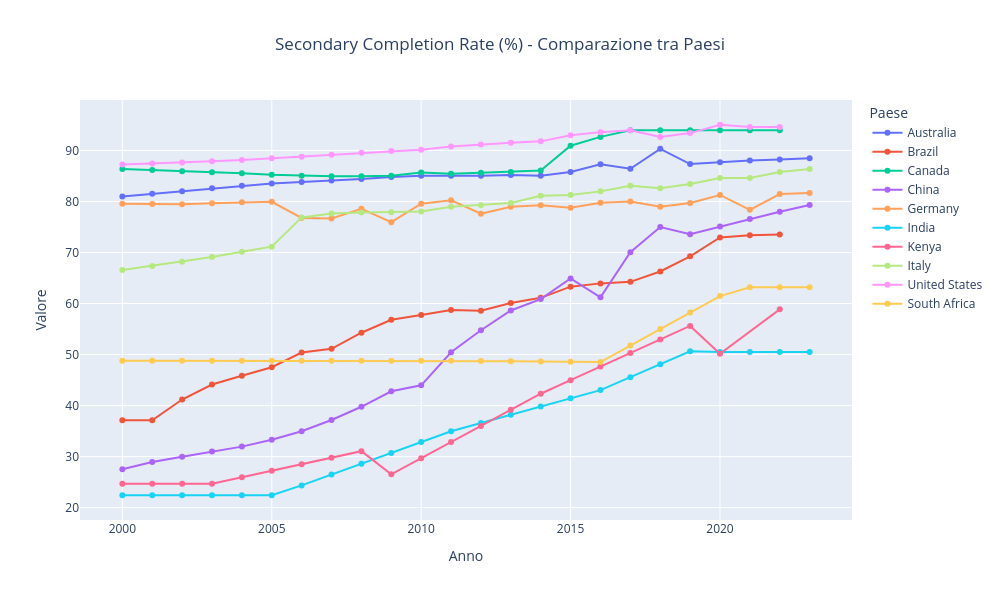

Notebook source saved alongside this figure:
### Code cell
# Confronto dei paesi in developing countries vs developed
developing = ['Brazil', 'India', 'China', 'South Africa', 'Kenya']
developed = ['Italy', 'Germany', 'United States', 'Canada', 'Australia']

fig = plot_comparison_countries(
    df,
    indicator='Secondary Completion Rate (%)',
    countries=developing + developed
)
fig.show()

### Figure 1 — Plotly figure (JSON) as saved in the notebook; plotly's stock layout.template omitted (floating-point values rounded to 4 significant figures)
{"data": [{"hovertemplate": "Paese=Australia<br>Anno=%{x}<br>Valore=%{y}<extra></extra>", "legendgroup": "Australia", "line": {"color": "#636efa", "dash": "solid"}, "marker": {"symbol": "circle"}, "mode": "lines+markers", "name": "Australia", "orientation": "v", "showlegend": true, "type": "scatter", "x": [2000, 2001, 2002, 2003, 2004, 2005, 2006, 2007, 2008, 2009, 2010, 2011, 2012, 2013, 2014, 2015, 2016, 2017, 2018, 2019, 2020, 2021, 2022, 2023], "xaxis": "x", "y": [80.96, 81.49, 82.02, 82.6, 83.1, 83.52, 83.84, 84.09, 84.39, 84.8, 85.02, 85.03, 85.02, 85.19, 85.03, 85.79, 87.3, 86.41, 90.31, 87.34, 87.7, 88.01, 88.25, 88.49], "yaxis": "y"}, {"hovertemplate": "Paese=Brazil<br>Anno=%{x}<br>Valore=%{y}<extra></extra>", "legendgroup": "Brazil", "line": {"color": "#EF553B", "dash": "solid"}, "marker": {"symbol": "circle"}, "mode": "lines+markers", "name": "Brazil", "orientation": "v", "showlegend": true, "type": "scatter", "x": [2000, 2001, 2002, 2003, 2004, 2005, 2006, 2007, 2008, 2009, 2010, 2011, 2012, 2013, 2014, 2015, 2016, 2017, 2018, 2019, 2020, 2021, 2022], "xaxis": "x", "y": [37.11, 37.11, 41.19, 44.13, 45.85, 47.52, 50.4, 51.13, 54.28, 56.81, 57.77, 58.72, 58.6, 60.11, 61.12, 63.31, 63.95, 64.25, 66.28, 69.26, 72.96, 73.37, 73.53], "yaxis": "y"}, {"hovertemplate": "Paese=Canada<br>Anno=%{x}<br>Valore=%{y}<extra></extra>", "legendgroup": "Canada", "line": {"color": "#00cc96", "dash": "solid"}, "marker": {"symbol": "circle"}, "mode": "lines+markers", "name": "Canada", "orientation": "v", "showlegend": true, "type": "scatter", "x": [2000, 2001, 2002, 2003, 2004, 2005, 2006, 2007, 2008, 2009, 2010, 2011, 2012, 2013, 2014, 2015, 2016, 2017, 2018, 2019, 2020, 2021, 2022], "xaxis": "x", "y": [86.36, 86.18, 85.92, 85.74, 85.54, 85.23, 85.04, 84.92, 84.96, 85.03, 85.7, 85.44, 85.63, 85.79, 86.05, 90.93, 92.66, 93.95, 93.95, 93.95, 93.95, 93.95, 93.95], "yaxis": "y"}, {"hovertemplate": "Paese=China<br>Anno=%{x}<br>Valore=%{y}<extra></extra>", "legendgroup": "China", "line": {"color": "#ab63fa", "dash": "solid"}, "marker": {"symbol": "circle"}, "mode": "lines+markers", "name": "China", "orientation": "v", "showlegend": true, "type": "scatter", "x": [2000, 2001, 2002, 2003, 2004, 2005, 2006, 2007, 2008, 2009, 2010, 2011, 2012, 2013, 2014, 2015, 2016, 2017, 2018, 2019, 2020, 2021, 2022, 2023], "xaxis": "x", "y": [27.54, 28.93, 29.96, 30.98, 31.96, 33.29, 34.96, 37.18, 39.77, 42.81, 43.97, 50.44, 54.77, 58.64, 60.87, 64.92, 61.23, 70.06, 74.99, 73.58, 75.08, 76.58, 77.98, 79.3], "yaxis": "y"}, {"hovertemplate": "Paese=Germany<br>Anno=%{x}<br>Valore=%{y}<extra></extra>", "legendgroup": "Germany", "line": {"color": "#FFA15A", "dash": "solid"}, "marker": {"symbol": "circle"}, "mode": "lines+markers", "name": "Germany", "orientation": "v", "showlegend": true, "type": "scatter", "x": [2000, 2001, 2002, 2003, 2004, 2005, 2006, 2007, 2008, 2009, 2010, 2011, 2012, 2013, 2014, 2015, 2016, 2017, 2018, 2019, 2020, 2021, 2022, 2023], "xaxis": "x", "y": [79.56, 79.49, 79.47, 79.67, 79.86, 79.94, 76.77, 76.67, 78.56, 75.95, 79.56, 80.24, 77.6, 78.98, 79.28, 78.76, 79.77, 79.98, 78.95, 79.69, 81.28, 78.37, 81.45, 81.67], "yaxis": "y"}, {"hovertemplate": "Paese=India<br>Anno=%{x}<br>Valore=%{y}<extra></extra>", "legendgroup": "India", "line": {"color": "#19d3f3", "dash": "solid"}, "marker": {"symbol": "circle"}, "mode": "lines+markers", "name": "India", "orientation": "v", "showlegend": true, "type": "scatter", "x": [2000, 2001, 2002, 2003, 2004, 2005, 2006, 2007, 2008, 2009, 2010, 2011, 2012, 2013, 2014, 2015, 2016, 2017, 2018, 2019, 2020, 2021, 2022, 2023], "xaxis": "x", "y": [22.43, 22.43, 22.43, 22.43, 22.43, 22.43, 24.36, 26.48, 28.61, 30.73, 32.86, 34.98, 36.59, 38.2, 39.81, 41.42, 43.03, 45.57, 48.1, 50.63, 50.5, 50.5, 50.5, 50.5], "yaxis": "y"}, {"hovertemplate": "Paese=Kenya<br>Anno=%{x}<br>Valore=%{y}<extra></extra>", "legendgroup": "Kenya", "line": {"color": "#FF6692", "dash": "solid"}, "marker": {"symbol": "circle"}, "mode": "lines+markers", "name": "Kenya", "orientation": "v", "showlegend": true, "type": "scatter", "x": [2000, 2001, 2002, 2003, 2004, 2005, 2006, 2007, 2008, 2009, 2010, 2011, 2012, 2013, 2014, 2015, 2016, 2017, 2018, 2019, 2020, 2022], "xaxis": "x", "y": [24.66, 24.67, 24.69, 24.7, 25.97, 27.25, 28.52, 29.79, 31.07, 26.53, 29.69, 32.85, 36.01, 39.17, 42.32, 44.98, 47.64, 50.29, 52.95, 55.61, 50.17, 58.86], "yaxis": "y"}, {"hovertemplate": "Paese=Italy<br>Anno=%{x}<br>Valore=%{y}<extra></extra>", "legendgroup": "Italy", "line": {"color": "#B6E880", "dash": "solid"}, "marker": {"symbol": "circle"}, "mode": "lines+markers", "name": "Italy", "orientation": "v", "showlegend": true, "type": "scatter", "x": [2000, 2001, 2002, 2003, 2004, 2005, 2006, 2007, 2008, 2009, 2010, 2011, 2012, 2013, 2014, 2015, 2016, 2017, 2018, 2019, 2020, 2021, 2022, 2023], "xaxis": "x", "y": [66.55, 67.37, 68.2, 69.13, 70.14, 71.14, 76.88, 77.64, 77.85, 77.87, 78.03, 78.96, 79.27, 79.69, 81.13, 81.25, 81.98, 83.07, 82.59, 83.43, 84.61, 84.62, 85.78, 86.38], "yaxis": "y"}, {"hovertemplate": "Paese=United States<br>Anno=%{x}<br>Valore=%{y}<extra></extra>", "legendgroup": "United States", "line": {"color": "#FF97FF", "dash": "solid"}, "marker": {"symbol": "circle"}, "mode": "lines+markers", "name": "United States", "orientation": "v", "showlegend": true, "type": "scatter", "x": [2000, 2001, 2002, 2003, 2004, 2005, 2006, 2007, 2008, 2009, 2010, 2011, 2012, 2013, 2014, 2015, 2016, 2017, 2018, 2019, 2020, 2021, 2022], "xaxis": "x", "y": [87.26, 87.44, 87.62, 87.86, 88.13, 88.46, 88.78, 89.18, 89.55, 89.9, 90.12, 90.76, 91.16, 91.53, 91.78, 92.99, 93.59, 93.96, 92.64, 93.4, 95.04, 94.58, 94.58], "yaxis": "y"}, {"hovertemplate": "Paese=South Africa<br>Anno=%{x}<br>Valore=%{y}<extra></extra>", "legendgroup": "South Africa", "line": {"color": "#FECB52", "dash": "solid"}, "marker": {"symbol": "circle"}, "mode": "lines+markers", "name": "South Africa", "orientation": "v", "showlegend": true, "type": "scatter", "x": [2000, 2001, 2002, 2003, 2004, 2005, 2006, 2007, 2008, 2009, 2010, 2011, 2012, 2013, 2014, 2015, 2016, 2017, 2018, 2019, 2020, 2021, 2022, 2023], "xaxis": "x", "y": [48.79, 48.79, 48.79, 48.79, 48.79, 48.79, 48.79, 48.79, 48.79, 48.79, 48.79, 48.79, 48.74, 48.68, 48.63, 48.57, 48.52, 51.75, 54.99, 58.22, 61.46, 63.21, 63.21, 63.21], "yaxis": "y"}], "layout": {"height": 600, "hovermode": "x unified", "legend": {"title": {"text": "Paese"}, "tracegroupgap": 0}, "title": {"text": "Secondary Completion Rate (%) - Comparazione tra Paesi", "x": 0.5}, "width": 1000, "xaxis": {"anchor": "y", "domain": [0, 1], "title": {"text": "Anno"}}, "yaxis": {"anchor": "x", "domain": [0, 1], "title": {"text": "Valore"}}}}
